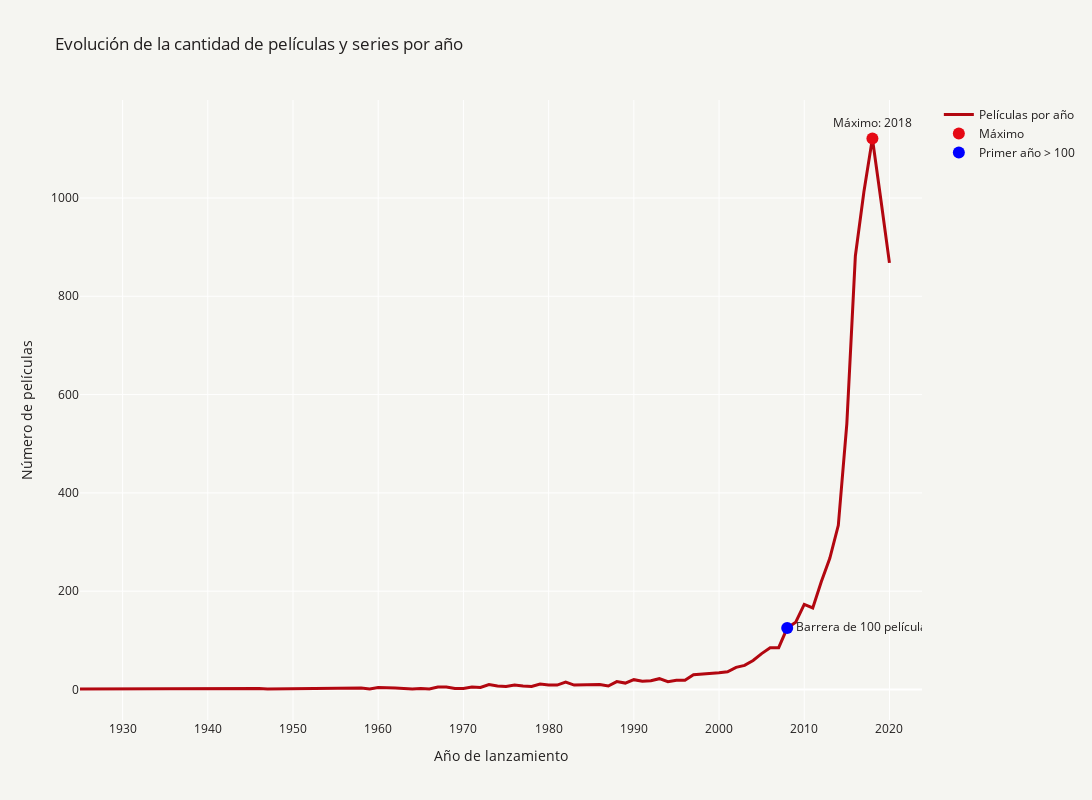

The notebook cell saved with this chart:
### Markdown cell above
## Evolución con más peliculas y series

### Code cell
import plotly.graph_objects as go
import pandas as pd

# Definir colores personalizados
bright_red = '#e50914'  # Rojo brillante para resaltar
dark_red = '#b20710'    # Rojo oscuro para la línea principal
background_color = '#f5f5f1'  # Color de fondo blanco
text_color = '#221f1f'  # Color de las letras negro

# Contar el número de películas por año
year_counts = df['release_year'].value_counts().reset_index()
year_counts.columns = ['release_year', 'count']

# Ordenar por año
year_counts_sorted = year_counts.sort_values(by='release_year')

# Filtrar solo hasta el año 2020
year_counts_sorted = year_counts_sorted[year_counts_sorted['release_year'] <= 2020]

# Encontrar el valor máximo
max_year = year_counts_sorted.loc[year_counts_sorted['count'].idxmax(), 'release_year']
max_count = year_counts_sorted['count'].max()

# Filtrar los años donde hay más de 100 películas
years_above_100 = year_counts_sorted[year_counts_sorted['count'] > 100]

# Encontrar el primer año en el que se superaron las 100 películas
first_above_100_year = years_above_100.iloc[0]['release_year']
first_above_100_count = years_above_100.iloc[0]['count']

# Crear la gráfica con Plotly
fig = go.Figure()

# Agregar línea principal
fig.add_trace(go.Scatter(
    x=year_counts_sorted['release_year'], 
    y=year_counts_sorted['count'], 
    mode='lines',
    line=dict(color=dark_red, width=3),
    name='Películas por año'
))

# Resaltar el punto máximo
fig.add_trace(go.Scatter(
    x=[max_year], 
    y=[max_count], 
    mode='markers+text',
    text=[f'Máximo: {max_year}'],
    textposition="top center",
    marker=dict(color=bright_red, size=12),
    name='Máximo'
))

# Resaltar el primer año con más de 100 películas
fig.add_trace(go.Scatter(
    x=[first_above_100_year], 
    y=[first_above_100_count], 
    mode='markers+text',
    text=[f'Barrera de 100 películas: {first_above_100_year}'],
    textposition="middle right",
    marker=dict(color='blue', size=12, symbol='circle'),
    name='Primer año > 100'
))

# Configurar el gráfico
fig.update_layout(
    title='Evolución de la cantidad de películas y series por año',
    xaxis_title='Año de lanzamiento',
    yaxis_title='Número de películas',
    plot_bgcolor=background_color,
    paper_bgcolor=background_color,
    font=dict(color=text_color),
    width=1100,  
    height=800
)

# Mostrar el gráfico
fig.show()

### Figure 1 — Plotly figure (JSON) as saved in the notebook; plotly's stock layout.template omitted (floating-point values rounded to 4 significant figures)
{"data": [{"line": {"color": "#b20710", "width": 3}, "mode": "lines", "name": "Películas por año", "type": "scatter", "x": [1925, 1942, 1943, 1944, 1945, 1946, 1947, 1954, 1955, 1956, 1958, 1959, 1960, 1962, 1963, 1964, 1965, 1966, 1967, 1968, 1969, 1970, 1971, 1972, 1973, 1974, 1975, 1976, 1977, 1978, 1979, 1980, 1981, 1982, 1983, 1984, 1985, 1986, 1987, 1988, 1989, 1990, 1991, 1992, 1993, 1994, 1995, 1996, 1997, 1998, 1999, 2000, 2001, 2002, 2003, 2004, 2005, 2006, 2007, 2008, 2009, 2010, 2011, 2012, 2013, 2014, 2015, 2016, 2017, 2018, 2019, 2020], "y": [1, 2, 3, 3, 3, 2, 1, 2, 3, 2, 3, 1, 4, 3, 2, 1, 2, 1, 5, 5, 2, 2, 5, 4, 10, 7, 6, 9, 7, 6, 11, 9, 9, 15, 9, 9, 9, 10, 7, 16, 13, 20, 17, 18, 22, 16, 19, 19, 30, 31, 33, 34, 36, 45, 49, 59, 73, 85, 85, 125, 137, 173, 166, 219, 267, 334, 541, 882, 1012, 1121, 996, 868]}, {"marker": {"color": "#e50914", "size": 12}, "mode": "markers+text", "name": "Máximo", "text": ["Máximo: 2018"], "textposition": "top center", "type": "scatter", "x": [2018], "y": [1121]}, {"marker": {"color": "blue", "size": 12, "symbol": "circle"}, "mode": "markers+text", "name": "Primer año > 100", "text": ["Barrera de 100 películas: 2008"], "textposition": "middle right", "type": "scatter", "x": [2008], "y": [125]}], "layout": {"font": {"color": "#221f1f"}, "height": 800, "paper_bgcolor": "#f5f5f1", "plot_bgcolor": "#f5f5f1", "title": {"text": "Evolución de la cantidad de películas y series por año"}, "width": 1100, "xaxis": {"autorange": true, "range": [1925, 2024.0], "showspikes": false, "title": {"text": "Año de lanzamiento"}, "type": "linear"}, "yaxis": {"autorange": true, "range": [-62.07, 1199.0], "showspikes": false, "title": {"text": "Número de películas"}, "type": "linear"}}}
